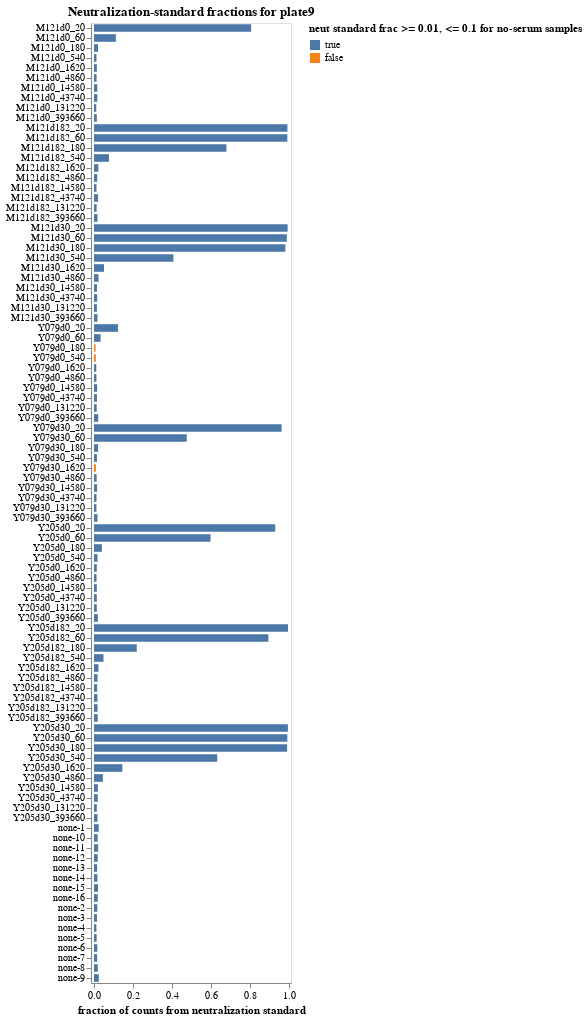

The code cell stored with this chart in its notebook:
### Markdown cell above
## Fraction of counts from neutralization standard
Determine the fraction of counts from the neutralization standard in each sample, and make sure this fraction passess the QC threshold.

### Code cell
neut_standard_fracs = (
    counts
    .assign(neut_standard_count=lambda x: x["count"] * x["neut_standard"].astype(int))
    .groupby(
        ["serum", "dilution_factor", "sample_noplate"],
        dropna=False,
        as_index=False,
    )
    .aggregate(
        total_count=pd.NamedAgg("count", "sum"),
        neut_standard_count=pd.NamedAgg("neut_standard_count", "sum"),
    )
    .assign(
        neut_standard_frac=lambda x: x["neut_standard_count"] / x["total_count"],
        passes_qc=lambda x: (
            (x["neut_standard_frac"] >= qc_thresholds["min_neut_standard_frac"])
            & (
                (x["serum"] != "none")
                | (x["neut_standard_frac"] <= qc_thresholds["max_neut_standard_frac_no_serum"])
            )
        ),
    )
)

neut_standard_qc_desc = (
    f"neut standard frac >= {qc_thresholds['min_neut_standard_frac']}, "
    + f"<= {qc_thresholds['max_neut_standard_frac_no_serum']} for no-serum samples"
)

neut_standard_fracs_chart = (
    alt.Chart(neut_standard_fracs)
    .add_params(serum_selection)
    .transform_filter(serum_selection)
    .encode(
        alt.X(
            "neut_standard_frac",
            title="fraction of counts from neutralization standard",
            scale=alt.Scale(nice=False, padding=3),
        ),
        alt.Y(
            "sample_noplate",
            title=None,
            sort=list(
                neut_standard_fracs.sort_values(["serum", "dilution_factor"])["sample_noplate"]
            ),
        ),
        alt.Color(
            "passes_qc",
            title=neut_standard_qc_desc,
            scale=alt.Scale(domain=[True, False]),
        ),
        tooltip=[
            alt.Tooltip(c, format=".3g") if neut_standard_fracs[c].dtype == float
            else c
            for c in neut_standard_fracs.columns
        ],
    )
    .mark_bar(height={"band": 0.85})
    .properties(
        height=alt.Step(10),
        width=200,
        title=f"Neutralization-standard fractions for {plate}",
    )
    .configure_axis(grid=False)
    .configure_legend(titleLimit=1000)
)

display(neut_standard_fracs_chart)

if not neut_standard_fracs["passes_qc"].all():
    qc_failures.add("min_neut_standard_frac or max_neut_standard_frac_no_serum")
    print(f"\nThe following samples failed {neut_standard_qc_desc}")
    display(neut_standard_fracs.query("not passes_qc").reset_index(drop=True))
else:
    print(f"\nAll samples passed {neut_standard_qc_desc}")

### Figure 1 — Vega-Lite specification as saved in the notebook (floating-point values rounded to 4 significant figures)
{"config": {"view": {"continuousWidth": 300, "continuousHeight": 300}, "axis": {"grid": false}, "legend": {"titleLimit": 1000}}, "data": {"name": "data-062bef88b86f19cfe9153d9390072b8c"}, "mark": {"type": "bar", "height": {"band": 0.85}}, "encoding": {"color": {"field": "passes_qc", "scale": {"domain": [true, false]}, "title": "neut standard frac >= 0.01, <= 0.1 for no-serum samples", "type": "nominal"}, "tooltip": [{"field": "serum", "type": "nominal"}, {"field": "dilution_factor", "type": "quantitative"}, {"field": "sample_noplate", "type": "nominal"}, {"field": "total_count", "type": "quantitative"}, {"field": "neut_standard_count", "type": "quantitative"}, {"field": "neut_standard_frac", "format": ".3g", "type": "quantitative"}, {"field": "passes_qc", "type": "nominal"}], "x": {"field": "neut_standard_frac", "scale": {"nice": false, "padding": 3}, "title": "fraction of counts from neutralization standard", "type": "quantitative"}, "y": {"field": "sample_noplate", "sort": ["M121d0_20", "M121d0_60", "M121d0_180", "M121d0_540", "M121d0_1620", "M121d0_4860", "M121d0_14580", "M121d0_43740", "M121d0_131220", "M121d0_393660", "M121d182_20", "M121d182_60", "M121d182_180", "M121d182_540", "M121d182_1620", "M121d182_4860", "M121d182_14580", "M121d182_43740", "M121d182_131220", "M121d182_393660", "M121d30_20", "M121d30_60", "M121d30_180", "M121d30_540", "M121d30_1620", "M121d30_4860", "M121d30_14580", "M121d30_43740", "M121d30_131220", "M121d30_393660", "Y079d0_20", "Y079d0_60", "Y079d0_180", "Y079d0_540", "Y079d0_1620", "Y079d0_4860", "Y079d0_14580", "Y079d0_43740", "Y079d0_131220", "Y079d0_393660", "Y079d30_20", "Y079d30_60", "Y079d30_180", "Y079d30_540", "Y079d30_1620", "Y079d30_4860", "Y079d30_14580", "Y079d30_43740", "Y079d30_131220", "Y079d30_393660", "Y205d0_20", "Y205d0_60", "Y205d0_180", "Y205d0_540", "Y205d0_1620", "Y205d0_4860", "Y205d0_14580", "Y205d0_43740", "Y205d0_131220", "Y205d0_393660", "Y205d182_20", "Y205d182_60", "Y205d182_180", "Y205d182_540", "Y205d182_1620", "Y205d182_4860", "Y205d182_14580", "Y205d182_43740", "Y205d182_131220", "Y205d182_393660", "Y205d30_20", "Y205d30_60", "Y205d30_180", "Y205d30_540", "Y205d30_1620", "Y205d30_4860", "Y205d30_14580", "Y205d30_43740", "Y205d30_131220", "Y205d30_393660", "none-1", "none-10", "none-11", "none-12", "none-13", "none-14", "none-15", "none-16", "none-2", "none-3", "none-4", "none-5", "none-6", "none-7", "none-8", "none-9"], "title": null, "type": "nominal"}}, "height": {"step": 10}, "params": [{"name": "param_5", "select": {"type": "point", "fields": ["serum"]}, "bind": {"input": "select", "options": [null, "M121d0", "M121d182", "M121d30", "Y079d0", "Y079d30", "Y205d0", "Y205d182", "Y205d30", "none"], "labels": ["all", "M121d0", "M121d182", "M121d30", "Y079d0", "Y079d30", "Y205d0", "Y205d182", "Y205d30", "none"], "name": "serum"}}], "title": "Neutralization-standard fractions for plate9", "transform": [{"filter": {"param": "param_5"}}], "width": 200, "$schema": "https://vega.github.io/schema/vega-lite/v5.15.1.json", "datasets": {"data-062bef88b86f19cfe9153d9390072b8c": [{"serum": "M121d0", "dilution_factor": 20, "sample_noplate": "M121d0_20", "total_count": 382828, "neut_standard_count": 308932, "neut_standard_frac": 0.807, "passes_qc": true}, {"serum": "M121d0", "dilution_factor": 60, "sample_noplate": "M121d0_60", "total_count": 1477990, "neut_standard_count": 166009, "neut_standard_frac": 0.1123, "passes_qc": true}, {"serum": "M121d0", "dilution_factor": 180, "sample_noplate": "M121d0_180", "total_count": 2349477, "neut_standard_count": 48254, "neut_standard_frac": 0.02054, "passes_qc": true}, {"serum": "M121d0", "dilution_factor": 540, "sample_noplate": "M121d0_540", "total_count": 2609754, "neut_standard_count": 32822, "neut_standard_frac": 0.01258, "passes_qc": true}, {"serum": "M121d0", "dilution_factor": 1620, "sample_noplate": "M121d0_1620", "total_count": 1647906, "neut_standard_count": 24346, "neut_standard_frac": 0.01477, "passes_qc": true}, {"serum": "M121d0", "dilution_factor": 4860, "sample_noplate": "M121d0_4860", "total_count": 1256809, "neut_standard_count": 16807, "neut_standard_frac": 0.01337, "passes_qc": true}, {"serum": "M121d0", "dilution_factor": 14580, "sample_noplate": "M121d0_14580", "total_count": 1692392, "neut_standard_count": 28198, "neut_standard_frac": 0.01666, "passes_qc": true}, {"serum": "M121d0", "dilution_factor": 43740, "sample_noplate": "M121d0_43740", "total_count": 1676064, "neut_standard_count": 28430, "neut_standard_frac": 0.01696, "passes_qc": true}, {"serum": "M121d0", "dilution_factor": 131220, "sample_noplate": "M121d0_131220", "total_count": 1679355, "neut_standard_count": 19521, "neut_standard_frac": 0.01162, "passes_qc": true}, {"serum": "M121d0", "dilution_factor": 393660, "sample_noplate": "M121d0_393660", "total_count": 1513363, "neut_standard_count": 22001, "neut_standard_frac": 0.01454, "passes_qc": true}, {"serum": "M121d182", "dilution_factor": 20, "sample_noplate": "M121d182_20", "total_count": 2115410, "neut_standard_count": 2101247, "neut_standard_frac": 0.9933, "passes_qc": true}, {"serum": "M121d182", "dilution_factor": 60, "sample_noplate": "M121d182_60", "total_count": 1836451, "neut_standard_count": 1823064, "neut_standard_frac": 0.9927, "passes_qc": true}, {"serum": "M121d182", "dilution_factor": 180, "sample_noplate": "M121d182_180", "total_count": 1340291, "neut_standard_count": 911194, "neut_standard_frac": 0.6798, "passes_qc": true}, {"serum": "M121d182", "dilution_factor": 540, "sample_noplate": "M121d182_540", "total_count": 1645267, "neut_standard_count": 126739, "neut_standard_frac": 0.07703, "passes_qc": true}, {"serum": "M121d182", "dilution_factor": 1620, "sample_noplate": "M121d182_1620", "total_count": 1801274, "neut_standard_count": 39805, "neut_standard_frac": 0.0221, "passes_qc": true}, {"serum": "M121d182", "dilution_factor": 4860, "sample_noplate": "M121d182_4860", "total_count": 1394292, "neut_standard_count": 23173, "neut_standard_frac": 0.01662, "passes_qc": true}, {"serum": "M121d182", "dilution_factor": 14580, "sample_noplate": "M121d182_14580", "total_count": 1610980, "neut_standard_count": 20661, "neut_standard_frac": 0.01283, "passes_qc": true}, {"serum": "M121d182", "dilution_factor": 43740, "sample_noplate": "M121d182_43740", "total_count": 1893609, "neut_standard_count": 39546, "neut_standard_frac": 0.02088, "passes_qc": true}, {"serum": "M121d182", "dilution_factor": 131220, "sample_noplate": "M121d182_131220", "total_count": 1646906, "neut_standard_count": 22101, "neut_standard_frac": 0.01342, "passes_qc": true}, {"serum": "M121d182", "dilution_factor": 393660, "sample_noplate": "M121d182_393660", "total_count": 1320055, "neut_standard_count": 24164, "neut_standard_frac": 0.01831, "passes_qc": true}, {"serum": "M121d30", "dilution_factor": 20, "sample_noplate": "M121d30_20", "total_count": 1486899, "neut_standard_count": 1478391, "neut_standard_frac": 0.9943, "passes_qc": true}, {"serum": "M121d30", "dilution_factor": 60, "sample_noplate": "M121d30_60", "total_count": 1756214, "neut_standard_count": 1738889, "neut_standard_frac": 0.9901, "passes_qc": true}, {"serum": "M121d30", "dilution_factor": 180, "sample_noplate": "M121d30_180", "total_count": 1802126, "neut_standard_count": 1771041, "neut_standard_frac": 0.9828, "passes_qc": true}, {"serum": "M121d30", "dilution_factor": 540, "sample_noplate": "M121d30_540", "total_count": 2340178, "neut_standard_count": 954382, "neut_standard_frac": 0.4078, "passes_qc": true}, {"serum": "M121d30", "dilution_factor": 1620, "sample_noplate": "M121d30_1620", "total_count": 2338126, "neut_standard_count": 120484, "neut_standard_frac": 0.05153, "passes_qc": true}, {"serum": "M121d30", "dilution_factor": 4860, "sample_noplate": "M121d30_4860", "total_count": 1341687, "neut_standard_count": 31097, "neut_standard_frac": 0.02318, "passes_qc": true}, {"serum": "M121d30", "dilution_factor": 14580, "sample_noplate": "M121d30_14580", "total_count": 1864537, "neut_standard_count": 28276, "neut_standard_frac": 0.01517, "passes_qc": true}, {"serum": "M121d30", "dilution_factor": 43740, "sample_noplate": "M121d30_43740", "total_count": 2350162, "neut_standard_count": 38692, "neut_standard_frac": 0.01646, "passes_qc": true}, {"serum": "M121d30", "dilution_factor": 131220, "sample_noplate": "M121d30_131220", "total_count": 1612927, "neut_standard_count": 24232, "neut_standard_frac": 0.01502, "passes_qc": true}, {"serum": "M121d30", "dilution_factor": 393660, "sample_noplate": "M121d30_393660", "total_count": 1239978, "neut_standard_count": 22173, "neut_standard_frac": 0.01788, "passes_qc": true}, {"serum": "Y079d0", "dilution_factor": 20, "sample_noplate": "Y079d0_20", "total_count": 1630672, "neut_standard_count": 201654, "neut_standard_frac": 0.1237, "passes_qc": true}, {"serum": "Y079d0", "dilution_factor": 60, "sample_noplate": "Y079d0_60", "total_count": 2367541, "neut_standard_count": 79970, "neut_standard_frac": 0.03378, "passes_qc": true}, {"serum": "Y079d0", "dilution_factor": 180, "sample_noplate": "Y079d0_180", "total_count": 2745674, "neut_standard_count": 22342, "neut_standard_frac": 0.008137, "passes_qc": false}, {"serum": "Y079d0", "dilution_factor": 540, "sample_noplate": "Y079d0_540", "total_count": 1533144, "neut_standard_count": 14558, "neut_standard_frac": 0.009496, "passes_qc": false}, {"serum": "Y079d0", "dilution_factor": 1620, "sample_noplate": "Y079d0_1620", "total_count": 1559178, "neut_standard_count": 18167, "neut_standard_frac": 0.01165, "passes_qc": true}, {"serum": "Y079d0", "dilution_factor": 4860, "sample_noplate": "Y079d0_4860", "total_count": 970887, "neut_standard_count": 12152, "neut_standard_frac": 0.01252, "passes_qc": true}, {"serum": "Y079d0", "dilution_factor": 14580, "sample_noplate": "Y079d0_14580", "total_count": 1203343, "neut_standard_count": 19546, "neut_standard_frac": 0.01624, "passes_qc": true}, {"serum": "Y079d0", "dilution_factor": 43740, "sample_noplate": "Y079d0_43740", "total_count": 1572498, "neut_standard_count": 24369, "neut_standard_frac": 0.0155, "passes_qc": true}, {"serum": "Y079d0", "dilution_factor": 131220, "sample_noplate": "Y079d0_131220", "total_count": 1364972, "neut_standard_count": 19234, "neut_standard_frac": 0.01409, "passes_qc": true}, {"serum": "Y079d0", "dilution_factor": 393660, "sample_noplate": "Y079d0_393660", "total_count": 1561988, "neut_standard_count": 33901, "neut_standard_frac": 0.0217, "passes_qc": true}, {"serum": "Y079d30", "dilution_factor": 20, "sample_noplate": "Y079d30_20", "total_count": 1645250, "neut_standard_count": 1584902, "neut_standard_frac": 0.9633, "passes_qc": true}, {"serum": "Y079d30", "dilution_factor": 60, "sample_noplate": "Y079d30_60", "total_count": 1924263, "neut_standard_count": 916473, "neut_standard_frac": 0.4763, "passes_qc": true}, {"serum": "Y079d30", "dilution_factor": 180, "sample_noplate": "Y079d30_180", "total_count": 1679111, "neut_standard_count": 35348, "neut_standard_frac": 0.02105, "passes_qc": true}, {"serum": "Y079d30", "dilution_factor": 540, "sample_noplate": "Y079d30_540", "total_count": 2126191, "neut_standard_count": 31970, "neut_standard_frac": 0.01504, "passes_qc": true}, {"serum": "Y079d30", "dilution_factor": 1620, "sample_noplate": "Y079d30_1620", "total_count": 2343638, "neut_standard_count": 23287, "neut_standard_frac": 0.009936, "passes_qc": false}, {"serum": "Y079d30", "dilution_factor": 4860, "sample_noplate": "Y079d30_4860", "total_count": 1410235, "neut_standard_count": 19549, "neut_standard_frac": 0.01386, "passes_qc": true}, {"serum": "Y079d30", "dilution_factor": 14580, "sample_noplate": "Y079d30_14580", "total_count": 1971122, "neut_standard_count": 30946, "neut_standard_frac": 0.0157, "passes_qc": true}, {"serum": "Y079d30", "dilution_factor": 43740, "sample_noplate": "Y079d30_43740", "total_count": 1573428, "neut_standard_count": 20153, "neut_standard_frac": 0.01281, "passes_qc": true}, {"serum": "Y079d30", "dilution_factor": 131220, "sample_noplate": "Y079d30_131220", "total_count": 1126269, "neut_standard_count": 14209, "neut_standard_frac": 0.01262, "passes_qc": true}, {"serum": "Y079d30", "dilution_factor": 393660, "sample_noplate": "Y079d30_393660", "total_count": 1386677, "neut_standard_count": 24952, "neut_standard_frac": 0.01799, "passes_qc": true}, {"serum": "Y205d0", "dilution_factor": 20, "sample_noplate": "Y205d0_20", "total_count": 2249807, "neut_standard_count": 2093976, "neut_standard_frac": 0.9307, "passes_qc": true}, {"serum": "Y205d0", "dilution_factor": 60, "sample_noplate": "Y205d0_60", "total_count": 1419290, "neut_standard_count": 848851, "neut_standard_frac": 0.5981, "passes_qc": true}, {"serum": "Y205d0", "dilution_factor": 180, "sample_noplate": "Y205d0_180", "total_count": 1531195, "neut_standard_count": 61935, "neut_standard_frac": 0.04045, "passes_qc": true}, {"serum": "Y205d0", "dilution_factor": 540, "sample_noplate": "Y205d0_540", "total_count": 3032542, "neut_standard_count": 55585, "neut_standard_frac": 0.01833, "passes_qc": true}, {"serum": "Y205d0", "dilution_factor": 1620, "sample_noplate": "Y205d0_1620", "total_count": 2115055, "neut_standard_count": 30372, "neut_standard_frac": 0.01436, "passes_qc": true}, {"serum": "Y205d0", "dilution_factor": 4860, "sample_noplate": "Y205d0_4860", "total_count": 1366769, "neut_standard_count": 17881, "neut_standard_frac": 0.01308, "passes_qc": true}, {"serum": "Y205d0", "dilution_factor": 14580, "sample_noplate": "Y205d0_14580", "total_count": 1663718, "neut_standard_count": 24090, "neut_standard_frac": 0.01448, "passes_qc": true}, {"serum": "Y205d0", "dilution_factor": 43740, "sample_noplate": "Y205d0_43740", "total_count": 2084478, "neut_standard_count": 30061, "neut_standard_frac": 0.01442, "passes_qc": true}, {"serum": "Y205d0", "dilution_factor": 131220, "sample_noplate": "Y205d0_131220", "total_count": 1414164, "neut_standard_count": 20053, "neut_standard_frac": 0.01418, "passes_qc": true}, {"serum": "Y205d0", "dilution_factor": 393660, "sample_noplate": "Y205d0_393660", "total_count": 1495349, "neut_standard_count": 29372, "neut_standard_frac": 0.01964, "passes_qc": true}, {"serum": "Y205d182", "dilution_factor": 20, "sample_noplate": "Y205d182_20", "total_count": 1707907, "neut_standard_count": 1701285, "neut_standard_frac": 0.9961, "passes_qc": true}, {"serum": "Y205d182", "dilution_factor": 60, "sample_noplate": "Y205d182_60", "total_count": 2110840, "neut_standard_count": 1890559, "neut_standard_frac": 0.8956, "passes_qc": true}, {"serum": "Y205d182", "dilution_factor": 180, "sample_noplate": "Y205d182_180", "total_count": 4058871, "neut_standard_count": 891123, "neut_standard_frac": 0.2195, "passes_qc": true}, {"serum": "Y205d182", "dilution_factor": 540, "sample_noplate": "Y205d182_540", "total_count": 2561543, "neut_standard_count": 124683, "neut_standard_frac": 0.04867, "passes_qc": true}, {"serum": "Y205d182", "dilution_factor": 1620, "sample_noplate": "Y205d182_1620", "total_count": 2243195, "neut_standard_count": 51594, "neut_standard_frac": 0.023, "passes_qc": true}, {"serum": "Y205d182", "dilution_factor": 4860, "sample_noplate": "Y205d182_4860", "total_count": 1470627, "neut_standard_count": 27086, "neut_standard_frac": 0.01842, "passes_qc": true}, {"serum": "Y205d182", "dilution_factor": 14580, "sample_noplate": "Y205d182_14580", "total_count": 1238435, "neut_standard_count": 19992, "neut_standard_frac": 0.01614, "passes_qc": true}, {"serum": "Y205d182", "dilution_factor": 43740, "sample_noplate": "Y205d182_43740", "total_count": 1470087, "neut_standard_count": 26146, "neut_standard_frac": 0.01779, "passes_qc": true}, {"serum": "Y205d182", "dilution_factor": 131220, "sample_noplate": "Y205d182_131220", "total_count": 1526992, "neut_standard_count": 27732, "neut_standard_frac": 0.01816, "passes_qc": true}, {"serum": "Y205d182", "dilution_factor": 393660, "sample_noplate": "Y205d182_393660", "total_count": 1535396, "neut_standard_count": 29419, "neut_standard_frac": 0.01916, "passes_qc": true}, {"serum": "Y205d30", "dilution_factor": 20, "sample_noplate": "Y205d30_20", "total_count": 1252394, "neut_standard_count": 1246920, "neut_standard_frac": 0.9956, "passes_qc": true}, {"serum": "Y205d30", "dilution_factor": 60, "sample_noplate": "Y205d30_60", "total_count": 1869396, "neut_standard_count": 1855626, "neut_standard_frac": 0.9926, "passes_qc": true}, {"serum": "Y205d30", "dilution_factor": 180, "sample_noplate": "Y205d30_180", "total_count": 2115802, "neut_standard_count": 2098073, "neut_standard_frac": 0.9916, "passes_qc": true}, {"serum": "Y205d30", "dilution_factor": 540, "sample_noplate": "Y205d30_540", "total_count": 1124214, "neut_standard_count": 711535, "neut_standard_frac": 0.6329, "passes_qc": true}, {"serum": "Y205d30", "dilution_factor": 1620, "sample_noplate": "Y205d30_1620", "total_count": 1526285, "neut_standard_count": 221939, "neut_standard_frac": 0.1454, "passes_qc": true}, {"serum": "Y205d30", "dilution_factor": 4860, "sample_noplate": "Y205d30_4860", "total_count": 1666081, "neut_standard_count": 76510, "neut_standard_frac": 0.04592, "passes_qc": true}, {"serum": "Y205d30", "dilution_factor": 14580, "sample_noplate": "Y205d30_14580", "total_count": 1471520, "neut_standard_count": 29779, "neut_standard_frac": 0.02024, "passes_qc": true}, {"serum": "Y205d30", "dilution_factor": 43740, "sample_noplate": "Y205d30_43740", "total_count": 2243015, "neut_standard_count": 43398, "neut_standard_frac": 0.01935, "passes_qc": true}, {"serum": "Y205d30", "dilution_factor": 131220, "sample_noplate": "Y205d30_131220", "total_count": 1408017, "neut_standard_count": 20331, "neut_standard_frac": 0.01444, "passes_qc": true}, {"serum": "Y205d30", "dilution_factor": 393660, "sample_noplate": "Y205d30_393660", "total_count": 555913, "neut_standard_count": 10135, "neut_standard_frac": 0.01823, "passes_qc": true}, {"serum": "none", "dilution_factor": null, "sample_noplate": "none-1", "total_count": 1608621, "neut_standard_count": 38810, "neut_standard_frac": 0.02413, "passes_qc": true}, {"serum": "none", "dilution_factor": null, "sample_noplate": "none-10", "total_count": 1636886, "neut_standard_count": 31041, "neut_standard_frac": 0.01896, "passes_qc": true}, {"serum": "none", "dilution_factor": null, "sample_noplate": "none-11", "total_count": 1893976, "neut_standard_count": 40656, "neut_standard_frac": 0.02147, "passes_qc": true}, {"serum": "none", "dilution_factor": null, "sample_noplate": "none-12", "total_count": 1290984, "neut_standard_count": 24623, "neut_standard_frac": 0.01907, "passes_qc": true}, {"serum": "none", "dilution_factor": null, "sample_noplate": "none-13", "total_count": 1206101, "neut_standard_count": 19339, "neut_standard_frac": 0.01603, "passes_qc": true}, {"serum": "none", "dilution_factor": null, "sample_noplate": "none-14", "total_count": 1254122, "neut_standard_count": 22049, "neut_standard_frac": 0.01758, "passes_qc": true}, {"serum": "none", "dilution_factor": null, "sample_noplate": "none-15", "total_count": 2496542, "neut_standard_count": 50955, "neut_standard_frac": 0.02041, "passes_qc": true}, {"serum": "none", "dilution_factor": null, "sample_noplate": "none-16", "total_count": 1338209, "neut_standard_count": 25786, "neut_standard_frac": 0.01927, "passes_qc": true}, {"serum": "none", "dilution_factor": null, "sample_noplate": "none-2", "total_count": 1577977, "neut_standard_count": 26953, "neut_standard_frac": 0.01708, "passes_qc": true}, {"serum": "none", "dilution_factor": null, "sample_noplate": "none-3", "total_count": 1597291, "neut_standard_count": 24434, "neut_standard_frac": 0.0153, "passes_qc": true}, {"serum": "none", "dilution_factor": null, "sample_noplate": "none-4", "total_count": 1490426, "neut_standard_count": 18302, "neut_standard_frac": 0.01228, "passes_qc": true}, {"serum": "none", "dilution_factor": null, "sample_noplate": "none-5", "total_count": 1567629, "neut_standard_count": 21743, "neut_standard_frac": 0.01387, "passes_qc": true}, {"serum": "none", "dilution_factor": null, "sample_noplate": "none-6", "total_count": 1572764, "neut_standard_count": 26529, "neut_standard_frac": 0.01687, "passes_qc": true}, {"serum": "none", "dilution_factor": null, "sample_noplate": "none-7", "total_count": 1393000, "neut_standard_count": 22573, "neut_standard_frac": 0.0162, "passes_qc": true}, {"serum": "none", "dilution_factor": null, "sample_noplate": "none-8", "total_count": 1276078, "neut_standard_count": 24576, "neut_standard_frac": 0.01926, "passes_qc": true}, {"serum": "none", "dilution_factor": null, "sample_noplate": "none-9", "total_count": 1681262, "neut_standard_count": 41227, "neut_standard_frac": 0.02452, "passes_qc": true}]}}
